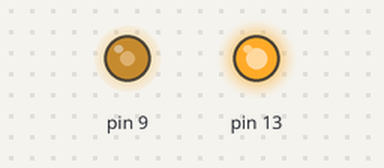
Recording of a sketch running on a simulated Arduino Uno, built with avr-gcc and run on an emulated ATmega328P. Shown: output pins drawn as LEDs (lit = HIGH).

Above: at 0.1 s.
Timing chart, 0 to 1.6 s (numbered marks = the images above):
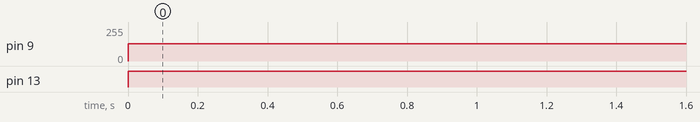

Measured:
- by itself, pin 9: 0/255 → 128/255 at 0.00 s
- by itself, pin 13: LOW → HIGH at 0.00 s

The sketch:

pwm.ino
```cpp
void setup(){
    pinMode(13, OUTPUT); //LED 13ピンを出力に設定する
    pinMode(9, OUTPUT); //スピーカー 9ピンを出力に設定する
}

void loop(){
    //0-255の範囲でデューティ比(ONの時間の割合)を指定できる。これによりLEDの明るさや、スピーカーの音色を調整できる。
    analogWrite(13, 128);
    analogWrite(9, 128);
    delay(1000);
}
```
